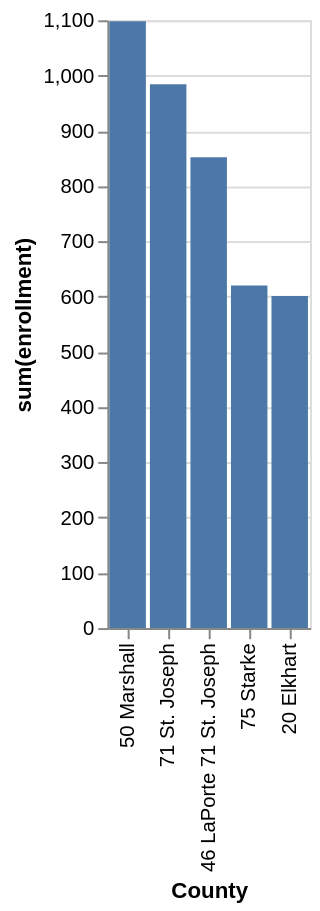

Write the Vega-Lite specification saved for this chart.
### Vega-Lite specification from a JSON file in a GitHub repository (floating-point values rounded to 4 significant figures)
{"data": {"values": [{"x_data": "50 Marshall", "y_data": 1098}, {"x_data": "71 St. Joseph", "y_data": 984}, {"x_data": "46 LaPorte 71 St. Joseph", "y_data": 852}, {"x_data": "75 Starke", "y_data": 620}, {"x_data": "20 Elkhart", "y_data": 601}]}, "mark": "bar", "encoding": {"x": {"field": "x_data", "type": "nominal", "title": "County", "sort": {"op": "sum", "field": "y_data", "order": "descending"}}, "y": {"field": "y_data", "type": "quantitative", "title": "sum(enrollment)"}}}
